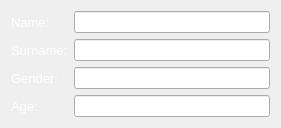
  <widget class="QWidget" name="layoutWidget">
   <property name="geometry">
    <rect>
     <x>41</x>
     <y>150</y>
     <width>281</width>
     <height>121</height>
    </rect>
   </property>
   <layout class="QGridLayout" name="gridLayout_2">
    <item row="0" column="0">
     <widget class="QLabel" name="label_3">
      <property name="palette">
       <palette>
        <active>
         <colorrole role="WindowText">
          <brush brushstyle="SolidPattern">
           <color alpha="255">
            <red>255</red>
            <green>255</green>
            <blue>255</blue>
           </color>
          </brush>
         </colorrole>
        </active>
        <inactive>
         <colorrole role="WindowText">
          <brush brushstyle="SolidPattern">
           <color alpha="255">
            <red>255</red>
            <green>255</green>
            <blue>255</blue>
           </color>
          </brush>
         </colorrole>
        </inactive>
        <disabled>
         <colorrole role="WindowText">
          <brush brushstyle="SolidPattern">
           <color alpha="255">
            <red>120</red>
            <green>120</green>
            <blue>120</blue>
           </color>
          </brush>
         </colorrole>
        </disabled>
       </palette>
      </property>
      <property name="font">
       <font>
        <pointsize>10</pointsize>
       </font>
      </property>
      <property name="text">
       <string>Name:</string>
      </property>
     </widget>
    </item>
    <item row="0" column="1">
     <widget class="QLineEdit" name="off_name"/>
    </item>
    <item row="1" column="0">
     <widget class="QLabel" name="label_4">
      <property name="palette">
       <palette>
        <active>
         <colorrole role="WindowText">
          <brush brushstyle="SolidPattern">
           <color alpha="255">
            <red>255</red>
            <green>255</green>
            <blue>255</blue>
           </color>
          </brush>
         </colorrole>
        </active>
        <inactive>
         <colorrole role="WindowText">
          <brush brushstyle="SolidPattern">
           <color alpha="255">
            <red>255</red>
            <green>255</green>
            <blue>255</blue>
           </color>
          </brush>
         </colorrole>
        </inactive>
        <disabled>
         <colorrole role="WindowText">
          <brush brushstyle="SolidPattern">
           <color alpha="255">
            <red>120</red>
            <green>120</green>
            <blue>120</blue>
           </color>
          </brush>
         </colorrole>
        </disabled>
       </palette>
      </property>
      <property name="font">
       <font>
        <pointsize>10</pointsize>
       </font>
      </property>
      <property name="text">
       <string>Surname:</string>
      </property>
     </widget>
    </item>
    <item row="1" column="1">
     <widget class="QLineEdit" name="off_surname"/>
    </item>
    <item row="2" column="0">
     <widget class="QLabel" name="label_20">
      <property name="palette">
       <palette>
        <active>
         <colorrole role="WindowText">
          <brush brushstyle="SolidPattern">
           <color alpha="255">
            <red>255</red>
            <green>255</green>
            <blue>255</blue>
           </color>
          </brush>
         </colorrole>
        </active>
        <inactive>
         <colorrole role="WindowText">
          <brush brushstyle="SolidPattern">
           <color alpha="255">
            <red>255</red>
            <green>255</green>
            <blue>255</blue>
           </color>
          </brush>
         </colorrole>
        </inactive>
        <disabled>
         <colorrole role="WindowText">
          <brush brushstyle="SolidPattern">
           <color alpha="255">
            <red>120</red>
            <green>120</green>
            <blue>120</blue>
           </color>
          </brush>
         </colorrole>
        </disabled>
       </palette>
      </property>
      <property name="font">
       <font>
        <pointsize>10</pointsize>
       </font>
      </property>
      <property name="text">
       <string>Gender:</string>
      </property>
     </widget>
    </item>
    <item row="2" column="1">
     <widget class="QLineEdit" name="off_gender"/>
    </item>
    <item row="3" column="0">
     <widget class="QLabel" name="label_21">
      <property name="palette">
       <palette>
        <active>
         <colorrole role="WindowText">
          <brush brushstyle="SolidPattern">
           <color alpha="255">
            <red>255</red>
            <green>255</green>
            <blue>255</blue>
           </color>
          </brush>
         </colorrole>
        </active>
        <inactive>
         <colorrole role="WindowText">
          <brush brushstyle="SolidPattern">
           <color alpha="255">
            <red>255</red>
            <green>255</green>
            <blue>255</blue>
           </color>
          </brush>
         </colorrole>
        </inactive>
        <disabled>
         <colorrole role="WindowText">
          <brush brushstyle="SolidPattern">
           <color alpha="255">
            <red>120</red>
            <green>120</green>
            <blue>120</blue>
           </color>
          </brush>
         </colorrole>
        </disabled>
       </palette>
      </property>
      <property name="font">
       <font>
        <pointsize>10</pointsize>
       </font>
      </property>
      <property name="text">
       <string>Age:</string>
      </property>
     </widget>
    </item>
    <item row="3" column="1">
     <widget class="QLineEdit" name="off_age"/>
    </item>
   </layout>
  </widget>
